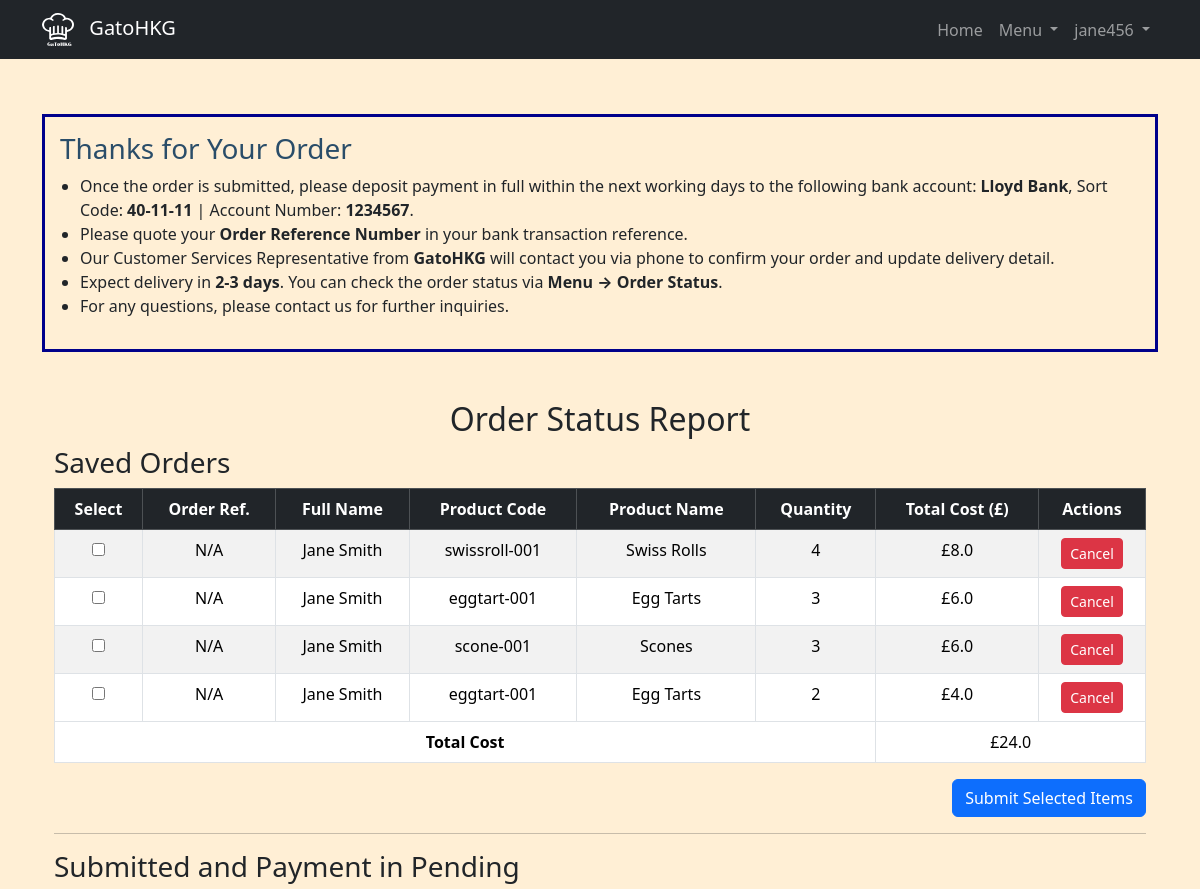
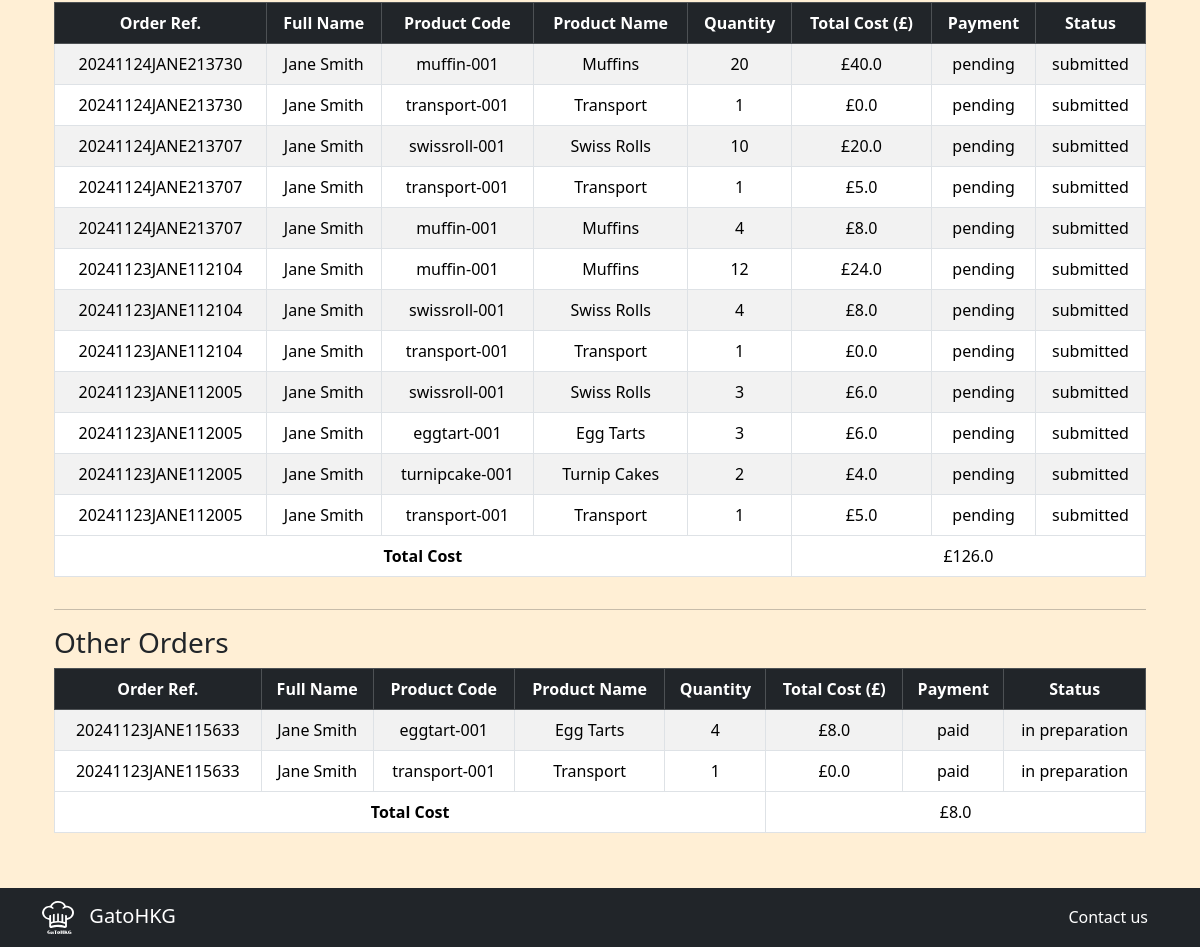
The app's page /order_status (signed in) with its own data (2 pictures, top to bottom).
### tables this page shows
CREATE TABLE users (
    user_id INTEGER PRIMARY KEY AUTOINCREMENT,
    username TEXT NOT NULL UNIQUE,
    hash TEXT NOT NULL,
    full_name TEXT NOT NULL,
    address TEXT NOT NULL,
    mobile TEXT NOT NULL,
    email TEXT NOT NULL,
    authority TEXT NOT NULL DEFAULT 'user'
, user_status TEXT Default 'active');

CREATE TABLE "orders" (
    id INTEGER PRIMARY KEY AUTOINCREMENT,
    user_id INTEGER NOT NULL,
    pd_code TEXT NOT NULL,
    order_quantity INTEGER NOT NULL,
    order_costs REAL NOT NULL,
    order_status TEXT DEFAULT 'saved',
    order_payment TEXT DEFAULT 'pending',
    order_number TEXT,
    order_date TIMESTAMP DEFAULT CURRENT_TIMESTAMP
);

CREATE TABLE products (
    id INTEGER PRIMARY KEY AUTOINCREMENT,
    pd_name TEXT NOT NULL,
    pd_code TEXT NOT NULL UNIQUE, 
    pd_price REAL NOT NULL,
    pd_picture TEXT NOT NULL,
    description TEXT
, pd_status TEXT NOT NULL DEFAULT "active");

### app.py (the view)
@app.route("/order_status", methods=["GET"])
@login_required
def order_status():
    try:
        user_id = session.get("user_id")
        if not user_id:
            flash("Session expired. Please log in.", "warning")
            return redirect("/login")
        orders = db.execute("""
            SELECT orders.id, orders.order_number, users.full_name, products.pd_code, products.pd_name,
                   orders.order_quantity, orders.order_costs, orders.order_status, orders.order_payment
            FROM orders
            JOIN users ON orders.user_id = users.user_id
            JOIN products ON orders.pd_code = products.pd_code
            WHERE orders.user_id = ?
            ORDER BY orders.order_number DESC, orders.order_date DESC
        """, user_id)
        if not orders:
            flash("No orders found.", "info")
            return render_template("order_status.html", saved_orders=[], pending_orders=[], other_orders=[])
        saved_orders = [order for order in orders if order["order_status"] == "saved"]
        pending_orders = [order for order in orders if order["order_status"] == "submitted" and order["order_payment"] == "pending"]
        other_orders = [order for order in orders if order not in saved_orders and order not in pending_orders and order["order_status"] != "cancelled"]
        return render_template("order_status.html", saved_orders=saved_orders, pending_orders=pending_orders, other_orders=other_orders)
    except Exception as e:
        app.logger.error(f"Error fetching order statuses: {e}")
        flash("An error occurred while fetching order statuses. Please try again.", "danger")
        return redirect("/")

### helpers.py (called while the page is built)
def login_required(f):
    @wraps(f)
    def decorated_function(*args, **kwargs):
        if session.get("user_id") is None:
            return redirect("/login")
        return f(*args, **kwargs)
    return decorated_function

def gbp(value):
    if value is None:
        return 0
    return f"£{value:,.1f}"

### templates/order_status.html (shortened to what this page needs)
{% extends "layout.html" %}
{% block main %}
<div class="banner_order">
    <h3 style="color: #2a4d69;">Thanks for Your Order</h3>
    <ul style="list-style-type: disc; padding-left: 20px;">
        <li>Once the order is submitted, please deposit payment in full within the next working days to the following bank account:
            <strong>Lloyd Bank</strong>, Sort Code: <strong>40-11-11</strong> | Account Number: <strong>1234567</strong>.
        </li>
        <li>Please quote your <strong>Order Reference Number</strong> in your bank transaction reference.</li>
        <li>Our Customer Services Representative from <strong>GatoHKG</strong> will contact you via phone to confirm your order and update delivery detail.</li>
        <li>Expect delivery in <strong>2-3 days</strong>. You can check the order status via <strong>Menu &rarr; Order Status</strong>.</li>
        <li>For any questions, please contact us for further inquiries.</li>
    </ul>
</div>
<div class="container mt-5">
    <h2 class="text-center">Order Status Report</h2>
    <h3>Saved Orders</h3>
    {% if saved_orders %}
    <div class="table-responsive">
        <table class="table table-bordered table-striped text-center">
            <thead class="table-dark">
                <tr>
                    <th>Select</th>
                    <th>Order Ref.</th>
                    <th>Full Name</th>
                    <th>Product Code</th>
                    <th>Product Name</th>
                    <th>Quantity</th>
                    <th>Total Cost (£)</th>
                    <th>Actions</th>
                </tr>
            </thead>
            <tbody>
                {% for order in saved_orders %}
                <tr>
                    <td>
                        <input type="checkbox" name="selected_items" form="bulk-submit-form" value="{{ order.id }}">
                    </td>
                    <td>{{ order.order_number or "N/A" }}</td>
                    <td>{{ order.full_name }}</td>
                    <td>{{ order.pd_code }}</td>
                    <td>{{ order.pd_name }}</td>
                    <td>{{ order.order_quantity }}</td>
                    <td>{{ order.order_costs | gbp }}</td>
                    <td>
                        <form action="/cancel_order/{{ order.id }}" method="POST" style="display: inline;">
                            <button type="submit" class="btn btn-danger btn-sm">Cancel</button>
                        </form>
                    </td>
                </tr>
                {% endfor %}
            </tbody>
            <tfoot>
                <tr>
                    <td colspan="6"><strong>Total Cost</strong></td>
                    <td colspan="2">{{ saved_orders | sum(attribute='order_costs') | gbp }}</td>
                </tr>
            </tfoot>
        </table>
    </div>
    <div class="text-end">
        <form action="/submit_saved_orders" method="POST" id="bulk-submit-form">
            <button type="submit" class="btn btn-primary">Submit Selected Items</button>
        </form>
    </div>
    {% else %}
    <p>No saved orders found.</p>
    {% endif %}
    <hr>
    <h3>Submitted and Payment in Pending</h3>
    {% if pending_orders %}
    <div class="table-responsive">
        <table class="table table-bordered table-striped text-center">
            <thead class="table-dark">
                <tr>
                    <th>Order Ref.</th>
                    <th>Full Name</th>
                    <th>Product Code</th>
                    <th>Product Name</th>
                    <th>Quantity</th>
                    <th>Total Cost (£)</th>
                    <th>Payment</th>
                    <th>Status</th>
                </tr>
            </thead>
            <tbody>
                {% for order in pending_orders %}
                <tr>
                    <td>{{ order.order_number }}</td>
                    <td>{{ order.full_name }}</td>
                    <td>{{ order.pd_code }}</td>
                    <td>{{ order.pd_name }}</td>
                    <td>{{ order.order_quantity }}</td>
                    <td>{{ order.order_costs | gbp }}</td>
                    <td>{{ order.order_payment }}</td>
                    <td>{{ order.order_status }}</td>
                </tr>
                {% endfor %}
            </tbody>
            <tfoot>
                <tr>
                    <td colspan="5"><strong>Total Cost</strong></td>
                    <td colspan="3">{{ pending_orders | sum(attribute='order_costs') | gbp }}</td>
                </tr>
            </tfoot>
        </table>
    </div>
    {% else %}
    <p>No submitted and pending orders found.</p>
    {% endif %}
    <hr>
    <h3>Other Orders</h3>
    {% if other_orders %}
    <div class="table-responsive">
        <table class="table table-bordered table-striped text-center">
            <thead class="table-dark">
                <tr>
                    <th>Order Ref.</th>
                    <th>Full Name</th>
                    <th>Product Code</th>
                    <th>Product Name</th>
                    <th>Quantity</th>
                    <th>Total Cost (£)</th>
                    <th>Payment</th>
                    <th>Status</th>
                </tr>
            </thead>
            <tbody>
                {% for order in other_orders %}
                <tr>
                    <td>{{ order.order_number }}</td>
                    <td>{{ order.full_name }}</td>
                    <td>{{ order.pd_code }}</td>
                    <td>{{ order.pd_name }}</td>
                    <td>{{ order.order_quantity }}</td>
                    <td>{{ order.order_costs | gbp }}</td>
                    <td>{{ order.order_payment }}</td>
                    <td>{{ order.order_status }}</td>
                </tr>
                {% endfor %}
            </tbody>
            <tfoot>
                <tr>
                    <td colspan="5"><strong>Total Cost</strong></td>
                    <td colspan="3">{{ other_orders | sum(attribute='order_costs') | gbp }}</td>
                </tr>
            </tfoot>
        </table>
    </div>
    {% else %}
    <p>No other orders found.</p>
    {% endif %}
</div>
{% endblock %}

### templates/layout.html (shortened to what this page needs)
<!DOCTYPE html>
<html lang="en">
<head>
    <link href="https://cdn.jsdelivr.net/npm/bootstrap@5.3.3/dist/css/bootstrap.min.css" rel="stylesheet"
>
    <link rel="stylesheet" href="{{ url_for('static', filename='style.css') }}">
</head>
<body>
    <header>
        <nav class="navbar navbar-expand-lg navbar-dark bg-dark top-nav">
            <div class="container">
                <a class="navbar-brand" href="/">
                    <img src="{{ url_for('static', filename='img/Gato logo W.svg') }}" class="gato-ico" alt="GatoHKG Logo">
                    GatoHKG
                </a>
                <div class="collapse navbar-collapse" id="navbarSupportedContent">
                    <ul class="navbar-nav ms-auto mb-2 mb-lg-0">
                        <li class="nav-item">
                            <a class="nav-link" href="/">Home</a>
                        </li>
                        {% if session.get('authority') != 'admin' %}
                            <li class="nav-item dropdown">
                                <a class="nav-link dropdown-toggle" href="#" role="button" data-bs-toggle="dropdown" aria-expanded="false">
                                    Menu
                                </a>
                            </li>
                        {% endif %}
                        {% if session.get('user_id') %}
                            <li class="nav-item dropdown">
                                <a class="nav-link dropdown-toggle" href="#" role="button" data-bs-toggle="dropdown" aria-expanded="false">
                                    {{ session['username'] }}
                                </a>
                            </li>
                        {% endif %}
                    </ul>
                </div>
            </div>
        </nav>
    </header>
    <main class="container py-5">
        {% block main %}{% endblock %}
    </main>
    <footer>
        <nav class="navbar navbar-expand-lg navbar-dark bg-dark bottom-nav">
            <div class="container">
                <a class="navbar-brand" href="#">
                    <img src="{{ url_for('static', filename='img/Gato logo W.svg') }}" class="gato-ico" alt="gato-ico-btm">
                    GatoHKG
                </a>
                <div class="text-center">
                    <a class="contact-link" href="#">Contact us</a>
                </div>
            </div>
        </nav>
    </footer>
</body>
</html>

### static/style.css (style rules this page uses)
body { background-color: papayawhip; padding-top: 50px; padding-bottom: 50px; justify-content: center; }
.top-nav { position: fixed; top: 0; width: 100%; z-index: 1030; }
.contact-link { color: white; text-decoration: none; padding: 5px 10px; display: inline-block; }
.bottom-nav { position: fixed; bottom: 0; width: 100%; z-index: 1030; }
.gato-ico { width:8%; margin-right: 10px; align-self: flex-start; }
table.table { background-color: white; border-collapse: collapse; }
.banner_order { border: 3px solid darkblue; padding: 15px; margin-bottom: 20px; }

### records on screen
users: username "jane456"
orders: order_number "N/A", full_name "Jane Smith", pd_code "swissroll-001", pd_name "Swiss Rolls", order_quantity "4", order_costs|gbp "£8.0"
orders: order_number "N/A", full_name "Jane Smith", pd_code "eggtart-001", pd_name "Egg Tarts", order_quantity "3", order_costs|gbp "£6.0"
orders: order_number "N/A", full_name "Jane Smith", pd_code "scone-001", pd_name "Scones", order_quantity "3", order_costs|gbp "£6.0"
orders: order_number "N/A", full_name "Jane Smith", pd_code "eggtart-001", pd_name "Egg Tarts", order_quantity "2", order_costs|gbp "£4.0"
orders: order_number "20241124JANE213730", full_name "Jane Smith", pd_code "muffin-001", pd_name "Muffins", order_quantity "20", order_costs|gbp "£40.0", order_payment "pending", order_status "submitted"
orders: order_number "20241124JANE213730", full_name "Jane Smith", pd_code "transport-001", pd_name "Transport", order_quantity "1", order_costs|gbp "£0.0", order_payment "pending", order_status "submitted"
orders: order_number "20241124JANE213707", full_name "Jane Smith", pd_code "swissroll-001", pd_name "Swiss Rolls", order_quantity "10", order_costs|gbp "£20.0", order_payment "pending", order_status "submitted"
orders: order_number "20241124JANE213707", full_name "Jane Smith", pd_code "transport-001", pd_name "Transport", order_quantity "1", order_costs|gbp "£5.0", order_payment "pending", order_status "submitted"
orders: order_number "20241124JANE213707", full_name "Jane Smith", pd_code "muffin-001", pd_name "Muffins", order_quantity "4", order_costs|gbp "£8.0", order_payment "pending", order_status "submitted"
orders: order_number "20241123JANE112104", full_name "Jane Smith", pd_code "muffin-001", pd_name "Muffins", order_quantity "12", order_costs|gbp "£24.0", order_payment "pending", order_status "submitted"
orders: order_number "20241123JANE112104", full_name "Jane Smith", pd_code "swissroll-001", pd_name "Swiss Rolls", order_quantity "4", order_costs|gbp "£8.0", order_payment "pending", order_status "submitted"
orders: order_number "20241123JANE112104", full_name "Jane Smith", pd_code "transport-001", pd_name "Transport", order_quantity "1", order_costs|gbp "£0.0", order_payment "pending", order_status "submitted"
orders: order_number "20241123JANE112005", full_name "Jane Smith", pd_code "swissroll-001", pd_name "Swiss Rolls", order_quantity "3", order_costs|gbp "£6.0", order_payment "pending", order_status "submitted"
orders: order_number "20241123JANE112005", full_name "Jane Smith", pd_code "eggtart-001", pd_name "Egg Tarts", order_quantity "3", order_costs|gbp "£6.0", order_payment "pending", order_status "submitted"
orders: order_number "20241123JANE112005", full_name "Jane Smith", pd_code "turnipcake-001", pd_name "Turnip Cakes", order_quantity "2", order_costs|gbp "£4.0", order_payment "pending", order_status "submitted"
orders: order_number "20241123JANE112005", full_name "Jane Smith", pd_code "transport-001", pd_name "Transport", order_quantity "1", order_costs|gbp "£5.0", order_payment "pending", order_status "submitted"
orders: order_number "20241123JANE115633", full_name "Jane Smith", pd_code "eggtart-001", pd_name "Egg Tarts", order_quantity "4", order_costs|gbp "£8.0", order_payment "paid", order_status "in preparation"
orders: order_number "20241123JANE115633", full_name "Jane Smith", pd_code "transport-001", pd_name "Transport", order_quantity "1", order_costs|gbp "£0.0", order_payment "paid", order_status "in preparation"

### other values on screen
{{ saved_orders | sum(attribute='order_costs') | gbp }} "£24.0"
{{ pending_orders | sum(attribute='order_costs') | gbp }} "£126.0"
{{ other_orders | sum(attribute='order_costs') | gbp }} "£8.0"
